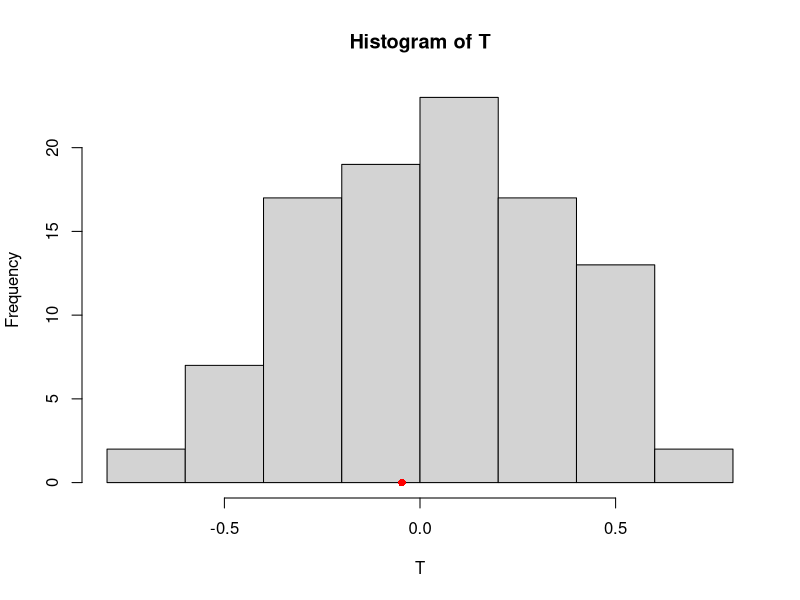

The R script that drew this image:
m = 8
n = 11
set.seed(1)
x = rnorm(m, 15, sqrt(0.5))
y = rnorm (n, 0, sqrt(0.5))

# CALCULO EL TOBS 
tobs = mean(x) - mean(y) -15
z = c(x,y)
nuevox = x - mean(x) + mean (z) + 7.5
nuevoy = y - mean(y) + mean(z) - 7.5

B = 100
T = numeric(B)
for (b in 1:B){
    xb = sample(nuevox, replace = TRUE)
    yb = sample(nuevoy, replace = TRUE)
    T[b] = mean(xb) - mean (yb) -15
}
hist (T)
points  (tobs, 0,  col = "red", pch =16)

mean (abs(T) > abs (tobs))
